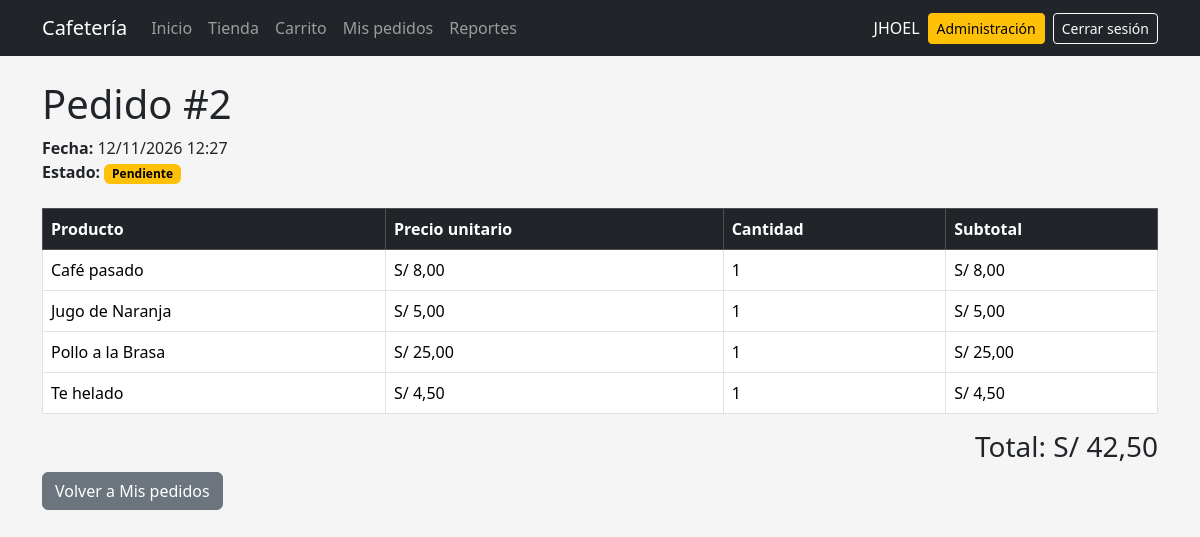
The page /pedido/2/ (signed in) on the database its author committed.
### pedidos/models.py (models this page shows, shortened)
class Pedido(models.Model):
    class Estado(models.TextChoices):
        PENDIENTE = "PENDIENTE", "Pendiente"
        PREPARACION = "PREPARACION", "En preparación"
        ATENDIDO = "ATENDIDO", "Atendido"
        CANCELADO = "CANCELADO", "Cancelado"
    usuario = models.ForeignKey(
        settings.AUTH_USER_MODEL,
        on_delete=models.CASCADE,
        related_name="pedidos",
    )
    fecha = models.DateTimeField(auto_now_add=True)
    total = models.DecimalField(
        max_digits=10,
        decimal_places=2,
        default=0,
    )
    estado = models.CharField(
        max_length=20,
        choices=Estado.choices,
        default=Estado.PENDIENTE,
    )
    class Meta:
        ordering = ["-fecha"]

class DetallePedido(models.Model):
    pedido = models.ForeignKey(
        Pedido,
        on_delete=models.CASCADE,
        related_name="detalles",
    )
    producto = models.ForeignKey(
        Producto,
        on_delete=models.CASCADE,
        related_name="detalles_pedido",
    )
    cantidad = models.PositiveIntegerField(
        default=1
    )
    precio_unitario = models.DecimalField(
        max_digits=8,
        decimal_places=2,
        default=0,
    )
    @property
    def subtotal(self):
        return self.precio_unitario * self.cantidad
    class Meta:
        verbose_name = "Detalle de pedido"
        verbose_name_plural = "Detalles de pedido"

class Producto(models.Model):
    nombre = models.CharField(max_length=100)
    descripcion = models.TextField(blank=True)
    categoria = models.ForeignKey(
        Categoria,
        on_delete=models.SET_NULL,
        null=True,
        blank=True,
        related_name="productos",
    )
    precio = models.DecimalField(
        max_digits=8,
        decimal_places=2,
    )
    stock = models.PositiveIntegerField(default=0)
    imagen = models.ImageField(
        upload_to="productos/",
        blank=True,
    )
    activo = models.BooleanField(default=True)
    class Meta:
        ordering = ["nombre"]

### pedidos/views.py (the view)
@login_required
def detalle_pedido(
    request,
    pedido_id,
):
    pedido = get_object_or_404(
        Pedido,
        id=pedido_id,
        usuario=request.user,
    )
    detalles = (
        pedido.detalles
        .select_related("producto")
        .all()
    )
    return render(
        request,
        "pedidos/detalle.html",
        {
            "pedido": pedido,
            "detalles": detalles,
        },
    )

### pedidos/templates/pedidos/detalle.html (shortened to what this page needs)
{% extends "base.html" %}
{% block content %}
<h1>
    Pedido #{{ pedido.id }}
</h1>
<div class="mb-4">
    <strong>
        Fecha:
    </strong>
    {{ pedido.fecha|date:"d/m/Y H:i" }}
    <br>
<strong>
    Estado:
</strong>
{% include "pedidos/_estado_badge.html" with pedido=pedido %}
</div>
<div class="table-responsive">
<table class="table table-bordered">
<thead class="table-dark">
<tr>
    <th>
        Producto
    </th>
    <th>
        Precio unitario
    </th>
    <th>
        Cantidad
    </th>
    <th>
        Subtotal
    </th>
</tr>
</thead>
<tbody>
{% for detalle in detalles %}
<tr>
    <td>
        {{ detalle.producto.nombre }}
    </td>
    <td>
        S/ {{ detalle.precio_unitario }}
    </td>
    <td>
        {{ detalle.cantidad }}
    </td>
    <td>
        S/ {{ detalle.subtotal }}
    </td>
</tr>
{% endfor %}
</tbody>
</table>
</div>
<div class="text-end">
    <h3>
        Total:
        S/ {{ pedido.total }}
    </h3>
</div>
<a
    href="{% url 'mis_pedidos' %}"
    class="btn btn-secondary"
>
    Volver a Mis pedidos
</a>
{% endblock %}

### pedidos/templates/base.html (shortened to what this page needs)
{% load static %}
<!DOCTYPE html>
<html lang="es">
<head>
    <link
        href="https://cdn.jsdelivr.net/npm/bootstrap@5.3.3/dist/css/bootstrap.min.css"
        rel="stylesheet"
    >
    <link
        rel="stylesheet"
        href="{% static 'css/base.css' %}"
    >
</head>
<body>
{% if user.is_authenticated %}
<nav
    class="navbar navbar-expand-lg bg-dark"
    data-bs-theme="dark"
>
    <div class="container">
        <a
            class="navbar-brand"
            href="{% url 'inicio' %}"
        >
            Cafetería
        </a>
        <div
            class="collapse navbar-collapse"
            id="menuPrincipal"
        >
            <div class="navbar-nav me-auto">
                <a
                    class="nav-link"
                    href="{% url 'inicio' %}"
                >
                    Inicio
                </a>
                <a
                    class="nav-link"
                    href="{% url 'tienda' %}"
                >
                    Tienda
                </a>
                <a
                    class="nav-link"
                    href="{% url 'ver_carrito' %}"
                >
                    Carrito
                </a>
                <a
                    class="nav-link"
                    href="{% url 'mis_pedidos' %}"
                >
                    Mis pedidos
                </a>
                {% if user.is_staff %}
                <a
                    class="nav-link"
                    href="{% url 'reportes' %}"
                >
                    Reportes
                </a>
                {% endif %}
            </div>
            <div
                class="d-flex align-items-center gap-2"
            >
                <span
                    class="navbar-text text-white"
                >
                    {{ user.username }}
                </span>
                {% if user.is_staff %}
                <a
                    href="{% url 'admin:index' %}"
                    class="btn btn-warning btn-sm"
                >
                    Administración
                </a>
                {% endif %}
                <form
                    method="post"
                    action="{% url 'logout' %}"
                    class="m-0"
                >
                    <button
                        type="submit"
                        class="btn btn-outline-light btn-sm"
                    >
                        Cerrar sesión
                    </button>
                </form>
            </div>
        </div>
    </div>
</nav>
{% endif %}
<main class="container py-4">
    {% block content %}
    {% endblock %}
</main>
</body>
</html>

### static/css/base.css (style rules this page uses)
body { background-color: #f4f4f4; }
.navbar form { width: auto; }
.navbar form button { width: auto; }
body { background-color: #f5f5f5; }

### rows shown on the page
Pedido: id "2", fecha "12/11/2026 12:27", total "42,50"
DetallePedido: producto.nombre "Café pasado", precio_unitario "8,00", cantidad "1", subtotal "8,00"
DetallePedido: producto.nombre "Jugo de Naranja", precio_unitario "5,00", cantidad "1", subtotal "5,00"
DetallePedido: producto.nombre "Pollo a la Brasa", precio_unitario "25,00", cantidad "1", subtotal "25,00"
DetallePedido: producto.nombre "Te helado", precio_unitario "4,50", cantidad "1", subtotal "4,50"

### other values the page prints
{{ user.username }} "JHOEL"
